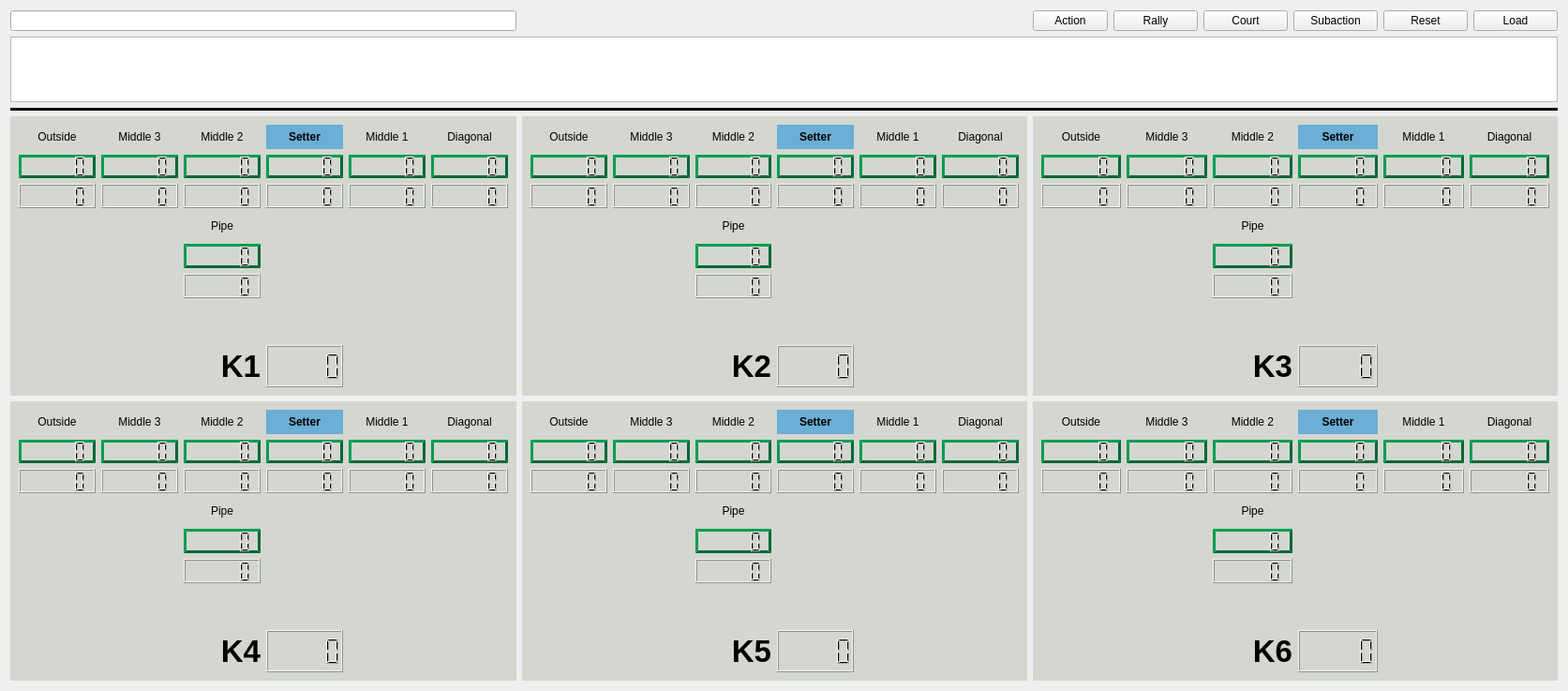
<?xml version="1.0" encoding="UTF-8"?>
<ui version="4.0">
 <class>Form</class>
 <widget class="QWidget" name="Form">
  <property name="geometry">
   <rect>
    <x>0</x>
    <y>0</y>
    <width>1673</width>
    <height>737</height>
   </rect>
  </property>
  <property name="windowTitle">
   <string>Distribution Analysis</string>
  </property>
  <layout class="QGridLayout" name="gridLayout" rowstretch="1,1,1,5,5" columnstretch="6,6,0,1,1,1,1,1">
   <item row="0" column="0">
    <widget class="QLineEdit" name="lineEdit"/>
   </item>
   <item row="0" column="3">
    <widget class="QPushButton" name="rally_button">
     <property name="text">
      <string>Rally</string>
     </property>
    </widget>
   </item>
   <item row="0" column="5">
    <widget class="QPushButton" name="subaction_filter_button">
     <property name="text">
      <string>Subaction</string>
     </property>
    </widget>
   </item>
   <item row="1" column="0" colspan="8">
    <widget class="QTableWidget" name="filter_table"/>
   </item>
   <item row="0" column="2">
    <widget class="QPushButton" name="action_filter_button">
     <property name="text">
      <string>Action</string>
     </property>
    </widget>
   </item>
   <item row="0" column="6">
    <widget class="QPushButton" name="reset_button">
     <property name="text">
      <string>Reset</string>
     </property>
    </widget>
   </item>
   <item row="0" column="7">
    <widget class="QPushButton" name="load_button">
     <property name="text">
      <string>Load</string>
     </property>
    </widget>
   </item>
   <item row="0" column="4">
    <widget class="QPushButton" name="court_filter_button">
     <property name="text">
      <string>Court</string>
     </property>
    </widget>
   </item>
   <item row="2" column="0" colspan="8">
    <widget class="Line" name="line">
     <property name="frameShadow">
      <enum>QFrame::Plain</enum>
     </property>
     <property name="lineWidth">
      <number>10</number>
     </property>
     <property name="midLineWidth">
      <number>0</number>
     </property>
     <property name="orientation">
      <enum>Qt::Horizontal</enum>
     </property>
    </widget>
   </item>
   <item row="3" column="0">
    <widget class="QWidget" name="widget_1" native="true">
     <property name="styleSheet">
      <string notr="true">background-color: rgb(211, 215, 207);</string>
     </property>
     <layout class="QGridLayout" name="gridLayout_2" rowstretch="2,2,1,1" columnstretch="0,0,0,0,0,0">
      <item row="0" column="4">
       <layout class="QGridLayout" name="gridLayout_5">
        <item row="2" column="0">
         <widget class="QLCDNumber" name="Middle1_Total"/>
        </item>
        <item row="0" column="0">
         <widget class="QLabel" name="Middle1_label">
          <property name="text">
           <string>Middle 1</string>
          </property>
          <property name="alignment">
           <set>Qt::AlignCenter</set>
          </property>
         </widget>
        </item>
        <item row="1" column="0">
         <widget class="QLCDNumber" name="Middle1_Kills">
          <property name="styleSheet">
           <string notr="true">border-color: rgb(0,104,55);
border-style: outset;
border-width: 3px;</string>
          </property>
         </widget>
        </item>
       </layout>
      </item>
      <item row="0" column="2">
       <layout class="QGridLayout" name="gridLayout_6">
        <item row="0" column="0">
         <widget class="QLabel" name="Middle2_label">
          <property name="text">
           <string>Middle 2</string>
          </property>
          <property name="alignment">
           <set>Qt::AlignCenter</set>
          </property>
         </widget>
        </item>
        <item row="2" column="0">
         <widget class="QLCDNumber" name="Middle2_Total"/>
        </item>
        <item row="1" column="0">
         <widget class="QLCDNumber" name="Middle2_Kills">
          <property name="styleSheet">
           <string notr="true">border-color: rgb(0,104,55);
border-style: outset;
border-width: 3px;</string>
          </property>
         </widget>
        </item>
       </layout>
      </item>
      <item row="3" column="3">
       <widget class="QLCDNumber" name="Call_percentage"/>
      </item>
      <item row="0" column="1">
       <layout class="QGridLayout" name="gridLayout_7">
        <item row="2" column="0">
         <widget class="QLCDNumber" name="Middle3_Total"/>
        </item>
        <item row="0" column="0">
         <widget class="QLabel" name="Middle3_label">
          <property name="text">
           <string>Middle 3</string>
          </property>
          <property name="alignment">
           <set>Qt::AlignCenter</set>
          </property>
         </widget>
        </item>
        <item row="1" column="0">
         <widget class="QLCDNumber" name="Middle3_Kills">
          <property name="styleSheet">
           <string notr="true">border-color: rgb(0,104,55);
border-style: outset;
border-width: 3px;</string>
          </property>
         </widget>
        </item>
       </layout>
      </item>
      <item row="3" column="0" colspan="3">
       <widget class="QLabel" name="Call_label">
        <property name="font">
         <font>
          <pointsize>25</pointsize>
          <weight>75</weight>
          <bold>true</bold>
         </font>
        </property>
        <property name="text">
         <string>K1</string>
        </property>
        <property name="alignment">
         <set>Qt::AlignRight|Qt::AlignTrailing|Qt::AlignVCenter</set>
        </property>
       </widget>
      </item>
      <item row="0" column="3">
       <layout class="QGridLayout" name="gridLayout_8">
        <item row="0" column="0">
         <widget class="QLabel" name="Setter_label">
          <property name="font">
           <font>
            <weight>75</weight>
            <bold>true</bold>
           </font>
          </property>
          <property name="styleSheet">
           <string notr="true">background-color: rgb(107,174,214);</string>
          </property>
          <property name="text">
           <string>Setter</string>
          </property>
          <property name="alignment">
           <set>Qt::AlignCenter</set>
          </property>
         </widget>
        </item>
        <item row="2" column="0">
         <widget class="QLCDNumber" name="Setter_Total"/>
        </item>
        <item row="1" column="0">
         <widget class="QLCDNumber" name="Setter_Kills">
          <property name="styleSheet">
           <string notr="true">border-color: rgb(0,104,55);
border-style: outset;
border-width: 3px;</string>
          </property>
         </widget>
        </item>
       </layout>
      </item>
      <item row="0" column="5">
       <layout class="QGridLayout" name="gridLayout_3">
        <item row="1" column="0">
         <widget class="QLCDNumber" name="Dia_Kills">
          <property name="styleSheet">
           <string notr="true">border-color: rgb(0,104,55);
border-style: outset;
border-width: 3px;</string>
          </property>
         </widget>
        </item>
        <item row="0" column="0">
         <widget class="QLabel" name="Dia_label">
          <property name="text">
           <string>Diagonal</string>
          </property>
          <property name="alignment">
           <set>Qt::AlignCenter</set>
          </property>
         </widget>
        </item>
        <item row="2" column="0">
         <widget class="QLCDNumber" name="Dia_Total">
          <property name="styleSheet">
           <string notr="true"/>
          </property>
         </widget>
        </item>
       </layout>
      </item>
      <item row="0" column="0">
       <layout class="QGridLayout" name="gridLayout_4">
        <item row="1" column="0">
         <widget class="QLCDNumber" name="Outside_Kills">
          <property name="styleSheet">
           <string notr="true">border-color: rgb(0,104,55);
border-style: outset;
border-width: 3px;</string>
          </property>
         </widget>
        </item>
        <item row="0" column="0">
         <widget class="QLabel" name="Outside_label">
          <property name="text">
           <string>Outside</string>
          </property>
          <property name="alignment">
           <set>Qt::AlignCenter</set>
          </property>
         </widget>
        </item>
        <item row="2" column="0">
         <widget class="QLCDNumber" name="Outside_Total"/>
        </item>
       </layout>
      </item>
      <item row="2" column="2">
       <spacer name="verticalSpacer">
        <property name="orientation">
         <enum>Qt::Vertical</enum>
        </property>
        <property name="sizeHint" stdset="0">
         <size>
          <width>20</width>
          <height>40</height>
         </size>
        </property>
       </spacer>
      </item>
      <item row="1" column="2">
       <layout class="QGridLayout" name="gridLayout_9">
        <item row="1" column="0">
         <widget class="QLCDNumber" name="Pipe_Kills">
          <property name="styleSheet">
           <string notr="true">border-color: rgb(0,104,55);
border-style: outset;
border-width: 3px;</string>
          </property>
         </widget>
        </item>
        <item row="0" column="0">
         <widget class="QLabel" name="Pipe_label">
          <property name="text">
           <string>Pipe</string>
          </property>
          <property name="alignment">
           <set>Qt::AlignCenter</set>
          </property>
         </widget>
        </item>
        <item row="2" column="0">
         <widget class="QLCDNumber" name="Pipe_Total"/>
        </item>
       </layout>
      </item>
     </layout>
    </widget>
   </item>
   <item row="3" column="2" colspan="6">
    <widget class="QWidget" name="widget_3" native="true">
     <property name="styleSheet">
      <string notr="true">background-color: rgb(211, 215, 207);</string>
     </property>
     <layout class="QGridLayout" name="gridLayout_20" rowstretch="2,2,1,1" columnstretch="0,0,0,0,0,0">
      <item row="2" column="2">
       <spacer name="verticalSpacer_3">
        <property name="orientation">
         <enum>Qt::Vertical</enum>
        </property>
        <property name="sizeHint" stdset="0">
         <size>
          <width>20</width>
          <height>40</height>
         </size>
        </property>
       </spacer>
      </item>
      <item row="1" column="2">
       <layout class="QGridLayout" name="gridLayout_24">
        <item row="1" column="0">
         <widget class="QLCDNumber" name="Pipe_Kills_3">
          <property name="styleSheet">
           <string notr="true">border-color: rgb(0,104,55);
border-style: outset;
border-width: 3px;</string>
          </property>
         </widget>
        </item>
        <item row="0" column="0">
         <widget class="QLabel" name="Pipe_label_3">
          <property name="text">
           <string>Pipe</string>
          </property>
          <property name="alignment">
           <set>Qt::AlignCenter</set>
          </property>
         </widget>
        </item>
        <item row="2" column="0">
         <widget class="QLCDNumber" name="Pipe_Total_3"/>
        </item>
       </layout>
      </item>
      <item row="3" column="3">
       <widget class="QLCDNumber" name="Call_percentage_3"/>
      </item>
      <item row="0" column="2">
       <layout class="QGridLayout" name="gridLayout_28">
        <item row="0" column="0">
         <widget class="QLabel" name="Middle2_label_3">
          <property name="text">
           <string>Middle 2</string>
          </property>
          <property name="alignment">
           <set>Qt::AlignCenter</set>
          </property>
         </widget>
        </item>
        <item row="2" column="0">
         <widget class="QLCDNumber" name="Middle2_Total_3"/>
        </item>
        <item row="1" column="0">
         <widget class="QLCDNumber" name="Middle2_Kills_3">
          <property name="styleSheet">
           <string notr="true">border-color: rgb(0,104,55);
border-style: outset;
border-width: 3px;</string>
          </property>
         </widget>
        </item>
       </layout>
      </item>
      <item row="0" column="0">
       <layout class="QGridLayout" name="gridLayout_22">
        <item row="1" column="0">
         <widget class="QLCDNumber" name="Outside_Kills_3">
          <property name="styleSheet">
           <string notr="true">border-color: rgb(0,104,55);
border-style: outset;
border-width: 3px;</string>
          </property>
         </widget>
        </item>
        <item row="0" column="0">
         <widget class="QLabel" name="Outside_label_3">
          <property name="text">
           <string>Outside</string>
          </property>
          <property name="alignment">
           <set>Qt::AlignCenter</set>
          </property>
         </widget>
        </item>
        <item row="2" column="0">
         <widget class="QLCDNumber" name="Outside_Total_3"/>
        </item>
       </layout>
      </item>
      <item row="0" column="4">
       <layout class="QGridLayout" name="gridLayout_23">
        <item row="2" column="0">
         <widget class="QLCDNumber" name="Middle1_Total_3"/>
        </item>
        <item row="0" column="0">
         <widget class="QLabel" name="Middle1_label_3">
          <property name="text">
           <string>Middle 1</string>
          </property>
          <property name="alignment">
           <set>Qt::AlignCenter</set>
          </property>
         </widget>
        </item>
        <item row="1" column="0">
         <widget class="QLCDNumber" name="Middle1_Kills_3">
          <property name="styleSheet">
           <string notr="true">border-color: rgb(0,104,55);
border-style: outset;
border-width: 3px;</string>
          </property>
         </widget>
        </item>
       </layout>
      </item>
      <item row="0" column="1">
       <layout class="QGridLayout" name="gridLayout_25">
        <item row="2" column="0">
         <widget class="QLCDNumber" name="Middle3_Total_3"/>
        </item>
        <item row="0" column="0">
         <widget class="QLabel" name="Middle3_label_3">
          <property name="text">
           <string>Middle 3</string>
          </property>
          <property name="alignment">
           <set>Qt::AlignCenter</set>
          </property>
         </widget>
        </item>
        <item row="1" column="0">
         <widget class="QLCDNumber" name="Middle3_Kills_3">
          <property name="styleSheet">
           <string notr="true">border-color: rgb(0,104,55);
border-style: outset;
border-width: 3px;</string>
          </property>
         </widget>
        </item>
       </layout>
      </item>
      <item row="0" column="5">
       <layout class="QGridLayout" name="gridLayout_21">
        <item row="1" column="0">
         <widget class="QLCDNumber" name="Dia_Kills_3">
          <property name="styleSheet">
           <string notr="true">border-color: rgb(0,104,55);
border-style: outset;
border-width: 3px;</string>
          </property>
         </widget>
        </item>
        <item row="0" column="0">
         <widget class="QLabel" name="Dia_label_3">
          <property name="text">
           <string>Diagonal</string>
          </property>
          <property name="alignment">
           <set>Qt::AlignCenter</set>
          </property>
         </widget>
        </item>
        <item row="2" column="0">
         <widget class="QLCDNumber" name="Dia_Total_3">
          <property name="styleSheet">
           <string notr="true"/>
          </property>
         </widget>
        </item>
       </layout>
      </item>
      <item row="0" column="3">
       <layout class="QGridLayout" name="gridLayout_27">
        <item row="0" column="0">
         <widget class="QLabel" name="Setter_label_3">
          <property name="font">
           <font>
            <weight>75</weight>
            <bold>true</bold>
           </font>
          </property>
          <property name="styleSheet">
           <string notr="true">background-color: rgb(107,174,214);</string>
          </property>
          <property name="text">
           <string>Setter</string>
          </property>
          <property name="alignment">
           <set>Qt::AlignCenter</set>
          </property>
         </widget>
        </item>
        <item row="2" column="0">
         <widget class="QLCDNumber" name="Setter_Total_3"/>
        </item>
        <item row="1" column="0">
         <widget class="QLCDNumber" name="Setter_Kills_3">
          <property name="styleSheet">
           <string notr="true">border-color: rgb(0,104,55);
border-style: outset;
border-width: 3px;</string>
          </property>
         </widget>
        </item>
       </layout>
      </item>
      <item row="3" column="0" colspan="3">
       <widget class="QLabel" name="Call_label_3">
        <property name="font">
         <font>
          <pointsize>25</pointsize>
          <weight>75</weight>
          <bold>true</bold>
         </font>
        </property>
        <property name="text">
         <string>K3</string>
        </property>
        <property name="alignment">
         <set>Qt::AlignRight|Qt::AlignTrailing|Qt::AlignVCenter</set>
        </property>
       </widget>
      </item>
     </layout>
    </widget>
   </item>
   <item row="3" column="1">
    <widget class="QWidget" name="widget_2" native="true">
     <property name="styleSheet">
      <string notr="true">background-color: rgb(211, 215, 207);</string>
     </property>
     <layout class="QGridLayout" name="gridLayout_11" rowstretch="2,2,1,1" columnstretch="0,0,0,0,0,0">
      <item row="0" column="4">
       <layout class="QGridLayout" name="gridLayout_14">
        <item row="2" column="0">
         <widget class="QLCDNumber" name="Middle1_Total_2"/>
        </item>
        <item row="0" column="0">
         <widget class="QLabel" name="Middle1_label_2">
          <property name="text">
           <string>Middle 1</string>
          </property>
          <property name="alignment">
           <set>Qt::AlignCenter</set>
          </property>
         </widget>
        </item>
        <item row="1" column="0">
         <widget class="QLCDNumber" name="Middle1_Kills_2">
          <property name="styleSheet">
           <string notr="true">border-color: rgb(0,104,55);
border-style: outset;
border-width: 3px;</string>
          </property>
         </widget>
        </item>
       </layout>
      </item>
      <item row="2" column="2">
       <spacer name="verticalSpacer_2">
        <property name="orientation">
         <enum>Qt::Vertical</enum>
        </property>
        <property name="sizeHint" stdset="0">
         <size>
          <width>20</width>
          <height>40</height>
         </size>
        </property>
       </spacer>
      </item>
      <item row="3" column="3">
       <widget class="QLCDNumber" name="Call_percentage_2"/>
      </item>
      <item row="0" column="5">
       <layout class="QGridLayout" name="gridLayout_12">
        <item row="1" column="0">
         <widget class="QLCDNumber" name="Dia_Kills_2">
          <property name="styleSheet">
           <string notr="true">border-color: rgb(0,104,55);
border-style: outset;
border-width: 3px;</string>
          </property>
         </widget>
        </item>
        <item row="0" column="0">
         <widget class="QLabel" name="Dia_label_2">
          <property name="text">
           <string>Diagonal</string>
          </property>
          <property name="alignment">
           <set>Qt::AlignCenter</set>
          </property>
         </widget>
        </item>
        <item row="2" column="0">
         <widget class="QLCDNumber" name="Dia_Total_2">
          <property name="styleSheet">
           <string notr="true"/>
          </property>
         </widget>
        </item>
       </layout>
      </item>
      <item row="0" column="2">
       <layout class="QGridLayout" name="gridLayout_19">
        <item row="0" column="0">
         <widget class="QLabel" name="Middle2_label_2">
          <property name="text">
           <string>Middle 2</string>
          </property>
          <property name="alignment">
           <set>Qt::AlignCenter</set>
          </property>
         </widget>
        </item>
        <item row="2" column="0">
         <widget class="QLCDNumber" name="Middle2_Total_2"/>
        </item>
        <item row="1" column="0">
         <widget class="QLCDNumber" name="Middle2_Kills_2">
          <property name="styleSheet">
           <string notr="true">border-color: rgb(0,104,55);
border-style: outset;
border-width: 3px;</string>
          </property>
         </widget>
        </item>
       </layout>
      </item>
      <item row="0" column="0">
       <layout class="QGridLayout" name="gridLayout_13">
        <item row="1" column="0">
         <widget class="QLCDNumber" name="Outside_Kills_2">
          <property name="styleSheet">
           <string notr="true">border-color: rgb(0,104,55);
border-style: outset;
border-width: 3px;</string>
          </property>
         </widget>
        </item>
        <item row="0" column="0">
         <widget class="QLabel" name="Outside_label_2">
          <property name="text">
           <string>Outside</string>
          </property>
          <property name="alignment">
           <set>Qt::AlignCenter</set>
          </property>
         </widget>
        </item>
        <item row="2" column="0">
         <widget class="QLCDNumber" name="Outside_Total_2"/>
        </item>
       </layout>
      </item>
      <item row="0" column="1">
       <layout class="QGridLayout" name="gridLayout_16">
        <item row="2" column="0">
         <widget class="QLCDNumber" name="Middle3_Total_2"/>
        </item>
        <item row="0" column="0">
         <widget class="QLabel" name="Middle3_label_2">
          <property name="text">
           <string>Middle 3</string>
          </property>
          <property name="alignment">
           <set>Qt::AlignCenter</set>
          </property>
         </widget>
        </item>
        <item row="1" column="0">
         <widget class="QLCDNumber" name="Middle3_Kills_2">
          <property name="styleSheet">
           <string notr="true">border-color: rgb(0,104,55);
border-style: outset;
border-width: 3px;</string>
          </property>
         </widget>
        </item>
       </layout>
      </item>
      <item row="1" column="2">
       <layout class="QGridLayout" name="gridLayout_15">
        <item row="1" column="0">
         <widget class="QLCDNumber" name="Pipe_Kills_2">
          <property name="styleSheet">
           <string notr="true">border-color: rgb(0,104,55);
border-style: outset;
border-width: 3px;</string>
          </property>
         </widget>
        </item>
        <item row="0" column="0">
         <widget class="QLabel" name="Pipe_label_2">
          <property name="text">
           <string>Pipe</string>
          </property>
          <property name="alignment">
           <set>Qt::AlignCenter</set>
          </property>
         </widget>
        </item>
        <item row="2" column="0">
         <widget class="QLCDNumber" name="Pipe_Total_2"/>
        </item>
       </layout>
      </item>
      <item row="0" column="3">
       <layout class="QGridLayout" name="gridLayout_18">
        <item row="0" column="0">
         <widget class="QLabel" name="Setter_label_2">
          <property name="font">
           <font>
            <weight>75</weight>
            <bold>true</bold>
           </font>
          </property>
          <property name="styleSheet">
           <string notr="true">background-color: rgb(107,174,214);</string>
          </property>
          <property name="text">
           <string>Setter</string>
          </property>
          <property name="alignment">
           <set>Qt::AlignCenter</set>
          </property>
         </widget>
        </item>
        <item row="2" column="0">
         <widget class="QLCDNumber" name="Setter_Total_2"/>
        </item>
        <item row="1" column="0">
         <widget class="QLCDNumber" name="Setter_Kills_2">
          <property name="styleSheet">
           <string notr="true">border-color: rgb(0,104,55);
border-style: outset;
border-width: 3px;</string>
          </property>
         </widget>
        </item>
       </layout>
      </item>
      <item row="3" column="0" colspan="3">
       <widget class="QLabel" name="Call_label_2">
        <property name="font">
         <font>
          <pointsize>25</pointsize>
          <weight>75</weight>
          <bold>true</bold>
         </font>
        </property>
        <property name="text">
         <string>K2</string>
        </property>
        <property name="alignment">
         <set>Qt::AlignRight|Qt::AlignTrailing|Qt::AlignVCenter</set>
        </property>
       </widget>
      </item>
     </layout>
    </widget>
   </item>
   <item row="4" column="0">
    <widget class="QWidget" name="widget_4" native="true">
     <property name="styleSheet">
      <string notr="true">background-color: rgb(211, 215, 207);</string>
     </property>
     <layout class="QGridLayout" name="gridLayout_29" rowstretch="2,2,1,1" columnstretch="0,0,0,0,0,0">
      <item row="0" column="0">
       <layout class="QGridLayout" name="gridLayout_31">
        <item row="1" column="0">
         <widget class="QLCDNumber" name="Outside_Kills_4">
          <property name="styleSheet">
           <string notr="true">border-color: rgb(0,104,55);
border-style: outset;
border-width: 3px;</string>
          </property>
         </widget>
        </item>
        <item row="0" column="0">
         <widget class="QLabel" name="Outside_label_4">
          <property name="text">
           <string>Outside</string>
          </property>
          <property name="alignment">
           <set>Qt::AlignCenter</set>
          </property>
         </widget>
        </item>
        <item row="2" column="0">
         <widget class="QLCDNumber" name="Outside_Total_4"/>
        </item>
       </layout>
      </item>
      <item row="0" column="3">
       <layout class="QGridLayout" name="gridLayout_36">
        <item row="0" column="0">
         <widget class="QLabel" name="Setter_label_4">
          <property name="font">
           <font>
            <weight>75</weight>
            <bold>true</bold>
           </font>
          </property>
          <property name="styleSheet">
           <string notr="true">background-color: rgb(107,174,214);</string>
          </property>
          <property name="text">
           <string>Setter</string>
          </property>
          <property name="alignment">
           <set>Qt::AlignCenter</set>
          </property>
         </widget>
        </item>
        <item row="2" column="0">
         <widget class="QLCDNumber" name="Setter_Total_4"/>
        </item>
        <item row="1" column="0">
         <widget class="QLCDNumber" name="Setter_Kills_4">
          <property name="styleSheet">
           <string notr="true">border-color: rgb(0,104,55);
border-style: outset;
border-width: 3px;</string>
          </property>
         </widget>
        </item>
       </layout>
      </item>
      <item row="3" column="3">
       <widget class="QLCDNumber" name="Call_percentage_4"/>
      </item>
      <item row="2" column="2">
       <spacer name="verticalSpacer_4">
        <property name="orientation">
         <enum>Qt::Vertical</enum>
        </property>
        <property name="sizeHint" stdset="0">
         <size>
          <width>20</width>
          <height>40</height>
         </size>
        </property>
       </spacer>
      </item>
      <item row="1" column="2">
       <layout class="QGridLayout" name="gridLayout_33">
        <item row="1" column="0">
         <widget class="QLCDNumber" name="Pipe_Kills_4">
          <property name="styleSheet">
           <string notr="true">border-color: rgb(0,104,55);
border-style: outset;
border-width: 3px;</string>
          </property>
         </widget>
        </item>
        <item row="0" column="0">
         <widget class="QLabel" name="Pipe_label_4">
          <property name="text">
           <string>Pipe</string>
          </property>
          <property name="alignment">
           <set>Qt::AlignCenter</set>
          </property>
         </widget>
        </item>
        <item row="2" column="0">
         <widget class="QLCDNumber" name="Pipe_Total_4"/>
        </item>
       </layout>
      </item>
      <item row="0" column="1">
       <layout class="QGridLayout" name="gridLayout_34">
        <item row="2" column="0">
         <widget class="QLCDNumber" name="Middle3_Total_4"/>
        </item>
        <item row="0" column="0">
         <widget class="QLabel" name="Middle3_label_4">
          <property name="text">
           <string>Middle 3</string>
          </property>
          <property name="alignment">
           <set>Qt::AlignCenter</set>
          </property>
         </widget>
        </item>
        <item row="1" column="0">
         <widget class="QLCDNumber" name="Middle3_Kills_4">
          <property name="styleSheet">
           <string notr="true">border-color: rgb(0,104,55);
border-style: outset;
border-width: 3px;</string>
          </property>
         </widget>
        </item>
       </layout>
      </item>
      <item row="0" column="2">
       <layout class="QGridLayout" name="gridLayout_37">
        <item row="0" column="0">
         <widget class="QLabel" name="Middle2_label_4">
          <property name="text">
           <string>Middle 2</string>
          </property>
          <property name="alignment">
           <set>Qt::AlignCenter</set>
          </property>
         </widget>
        </item>
        <item row="2" column="0">
         <widget class="QLCDNumber" name="Middle2_Total_4"/>
        </item>
        <item row="1" column="0">
         <widget class="QLCDNumber" name="Middle2_Kills_4">
          <property name="styleSheet">
           <string notr="true">border-color: rgb(0,104,55);
border-style: outset;
border-width: 3px;</string>
          </property>
         </widget>
        </item>
       </layout>
      </item>
      <item row="0" column="4">
       <layout class="QGridLayout" name="gridLayout_32">
        <item row="2" column="0">
         <widget class="QLCDNumber" name="Middle1_Total_4"/>
        </item>
        <item row="0" column="0">
         <widget class="QLabel" name="Middle1_label_4">
          <property name="text">
           <string>Middle 1</string>
          </property>
          <property name="alignment">
           <set>Qt::AlignCenter</set>
          </property>
         </widget>
        </item>
        <item row="1" column="0">
         <widget class="QLCDNumber" name="Middle1_Kills_4">
          <property name="styleSheet">
           <string notr="true">border-color: rgb(0,104,55);
border-style: outset;
border-width: 3px;</string>
          </property>
         </widget>
        </item>
       </layout>
      </item>
      <item row="0" column="5">
       <layout class="QGridLayout" name="gridLayout_30">
        <item row="1" column="0">
         <widget class="QLCDNumber" name="Dia_Kills_4">
          <property name="styleSheet">
           <string notr="true">border-color: rgb(0,104,55);
border-style: outset;
border-width: 3px;</string>
          </property>
         </widget>
        </item>
        <item row="0" column="0">
         <widget class="QLabel" name="Dia_label_4">
          <property name="text">
           <string>Diagonal</string>
          </property>
          <property name="alignment">
           <set>Qt::AlignCenter</set>
          </property>
         </widget>
        </item>
        <item row="2" column="0">
         <widget class="QLCDNumber" name="Dia_Total_4">
          <property name="styleSheet">
           <string notr="true"/>
          </property>
         </widget>
        </item>
       </layout>
      </item>
      <item row="3" column="0" colspan="3">
       <widget class="QLabel" name="Call_label_4">
        <property name="font">
         <font>
          <pointsize>25</pointsize>
          <weight>75</weight>
          <bold>true</bold>
         </font>
        </property>
        <property name="text">
         <string>K4</string>
        </property>
        <property name="alignment">
         <set>Qt::AlignRight|Qt::AlignTrailing|Qt::AlignVCenter</set>
        </property>
       </widget>
      </item>
     </layout>
    </widget>
   </item>
   <item row="4" column="1">
    <widget class="QWidget" name="widget_5" native="true">
     <property name="styleSheet">
      <string notr="true">background-color: rgb(211, 215, 207);</string>
     </property>
     <layout class="QGridLayout" name="gridLayout_38" rowstretch="2,2,1,1" columnstretch="0,0,0,0,0,0">
      <item row="0" column="3">
       <layout class="QGridLayout" name="gridLayout_45">
        <item row="0" column="0">
         <widget class="QLabel" name="Setter_label_5">
          <property name="font">
           <font>
            <weight>75</weight>
            <bold>true</bold>
           </font>
          </property>
          <property name="styleSheet">
           <string notr="true">background-color: rgb(107,174,214);</string>
          </property>
          <property name="text">
           <string>Setter</string>
          </property>
          <property name="alignment">
           <set>Qt::AlignCenter</set>
          </property>
         </widget>
        </item>
        <item row="2" column="0">
         <widget class="QLCDNumber" name="Setter_Total_5"/>
        </item>
        <item row="1" column="0">
         <widget class="QLCDNumber" name="Setter_Kills_5">
          <property name="styleSheet">
           <string notr="true">border-color: rgb(0,104,55);
border-style: outset;
border-width: 3px;</string>
          </property>
         </widget>
        </item>
       </layout>
      </item>
      <item row="3" column="3">
       <widget class="QLCDNumber" name="Call_percentage_5"/>
      </item>
      <item row="0" column="0">
       <layout class="QGridLayout" name="gridLayout_40">
        <item row="1" column="0">
         <widget class="QLCDNumber" name="Outside_Kills_5">
          <property name="styleSheet">
           <string notr="true">border-color: rgb(0,104,55);
border-style: outset;
border-width: 3px;</string>
          </property>
         </widget>
        </item>
        <item row="0" column="0">
         <widget class="QLabel" name="Outside_label_5">
          <property name="text">
           <string>Outside</string>
          </property>
          <property name="alignment">
           <set>Qt::AlignCenter</set>
          </property>
         </widget>
        </item>
        <item row="2" column="0">
         <widget class="QLCDNumber" name="Outside_Total_5"/>
        </item>
       </layout>
      </item>
      <item row="0" column="4">
       <layout class="QGridLayout" name="gridLayout_41">
        <item row="2" column="0">
         <widget class="QLCDNumber" name="Middle1_Total_5"/>
        </item>
        <item row="0" column="0">
         <widget class="QLabel" name="Middle1_label_5">
          <property name="text">
           <string>Middle 1</string>
          </property>
          <property name="alignment">
           <set>Qt::AlignCenter</set>
          </property>
         </widget>
        </item>
        <item row="1" column="0">
         <widget class="QLCDNumber" name="Middle1_Kills_5">
          <property name="styleSheet">
           <string notr="true">border-color: rgb(0,104,55);
border-style: outset;
border-width: 3px;</string>
          </property>
         </widget>
        </item>
       </layout>
      </item>
      <item row="0" column="5">
       <layout class="QGridLayout" name="gridLayout_39">
        <item row="1" column="0">
         <widget class="QLCDNumber" name="Dia_Kills_5">
          <property name="styleSheet">
           <string notr="true">border-color: rgb(0,104,55);
border-style: outset;
border-width: 3px;</string>
          </property>
         </widget>
        </item>
        <item row="0" column="0">
         <widget class="QLabel" name="Dia_label_5">
          <property name="text">
           <string>Diagonal</string>
          </property>
          <property name="alignment">
           <set>Qt::AlignCenter</set>
          </property>
         </widget>
        </item>
        <item row="2" column="0">
         <widget class="QLCDNumber" name="Dia_Total_5">
          <property name="styleSheet">
           <string notr="true"/>
          </property>
         </widget>
        </item>
       </layout>
      </item>
      <item row="2" column="2">
       <spacer name="verticalSpacer_5">
        <property name="orientation">
         <enum>Qt::Vertical</enum>
        </property>
        <property name="sizeHint" stdset="0">
         <size>
          <width>20</width>
          <height>40</height>
         </size>
        </property>
       </spacer>
      </item>
      <item row="0" column="2">
       <layout class="QGridLayout" name="gridLayout_46">
        <item row="0" column="0">
         <widget class="QLabel" name="Middle2_label_5">
          <property name="text">
           <string>Middle 2</string>
          </property>
          <property name="alignment">
           <set>Qt::AlignCenter</set>
          </property>
         </widget>
        </item>
        <item row="2" column="0">
         <widget class="QLCDNumber" name="Middle2_Total_5"/>
        </item>
        <item row="1" column="0">
         <widget class="QLCDNumber" name="Middle2_Kills_5">
          <property name="styleSheet">
           <string notr="true">border-color: rgb(0,104,55);
border-style: outset;
border-width: 3px;</string>
          </property>
         </widget>
        </item>
       </layout>
      </item>
      <item row="0" column="1">
       <layout class="QGridLayout" name="gridLayout_43">
        <item row="2" column="0">
         <widget class="QLCDNumber" name="Middle3_Total_5"/>
        </item>
        <item row="0" column="0">
         <widget class="QLabel" name="Middle3_label_5">
          <property name="text">
           <string>Middle 3</string>
          </property>
          <property name="alignment">
           <set>Qt::AlignCenter</set>
          </property>
         </widget>
        </item>
        <item row="1" column="0">
         <widget class="QLCDNumber" name="Middle3_Kills_5">
          <property name="styleSheet">
           <string notr="true">border-color: rgb(0,104,55);
border-style: outset;
border-width: 3px;</string>
          </property>
         </widget>
        </item>
       </layout>
      </item>
      <item row="1" column="2">
       <layout class="QGridLayout" name="gridLayout_42">
        <item row="1" column="0">
         <widget class="QLCDNumber" name="Pipe_Kills_5">
          <property name="styleSheet">
           <string notr="true">border-color: rgb(0,104,55);
border-style: outset;
border-width: 3px;</string>
          </property>
         </widget>
        </item>
        <item row="0" column="0">
         <widget class="QLabel" name="Pipe_label_5">
          <property name="text">
           <string>Pipe</string>
          </property>
          <property name="alignment">
           <set>Qt::AlignCenter</set>
          </property>
         </widget>
        </item>
        <item row="2" column="0">
         <widget class="QLCDNumber" name="Pipe_Total_5"/>
        </item>
       </layout>
      </item>
      <item row="3" column="0" colspan="3">
       <widget class="QLabel" name="Call_label_5">
        <property name="font">
         <font>
          <pointsize>25</pointsize>
          <weight>75</weight>
          <bold>true</bold>
         </font>
        </property>
        <property name="text">
         <string>K5</string>
        </property>
        <property name="alignment">
         <set>Qt::AlignRight|Qt::AlignTrailing|Qt::AlignVCenter</set>
        </property>
       </widget>
      </item>
     </layout>
    </widget>
   </item>
   <item row="4" column="2" colspan="6">
    <widget class="QWidget" name="widget_6" native="true">
     <property name="styleSheet">
      <string notr="true">background-color: rgb(211, 215, 207);</string>
     </property>
     <layout class="QGridLayout" name="gridLayout_47" rowstretch="2,2,1,1" columnstretch="0,0,0,0,0,0">
      <item row="0" column="0">
       <layout class="QGridLayout" name="gridLayout_49">
        <item row="1" column="0">
         <widget class="QLCDNumber" name="Outside_Kills_6">
          <property name="styleSheet">
           <string notr="true">border-color: rgb(0,104,55);
border-style: outset;
border-width: 3px;</string>
          </property>
         </widget>
        </item>
        <item row="0" column="0">
         <widget class="QLabel" name="Outside_label_6">
          <property name="text">
           <string>Outside</string>
          </property>
          <property name="alignment">
           <set>Qt::AlignCenter</set>
          </property>
         </widget>
        </item>
        <item row="2" column="0">
         <widget class="QLCDNumber" name="Outside_Total_6"/>
        </item>
       </layout>
      </item>
      <item row="0" column="1">
       <layout class="QGridLayout" name="gridLayout_52">
        <item row="2" column="0">
         <widget class="QLCDNumber" name="Middle3_Total_6"/>
        </item>
        <item row="0" column="0">
         <widget class="QLabel" name="Middle3_label_6">
          <property name="text">
           <string>Middle 3</string>
          </property>
          <property name="alignment">
           <set>Qt::AlignCenter</set>
          </property>
         </widget>
        </item>
        <item row="1" column="0">
         <widget class="QLCDNumber" name="Middle3_Kills_6">
          <property name="styleSheet">
           <string notr="true">border-color: rgb(0,104,55);
border-style: outset;
border-width: 3px;</string>
          </property>
         </widget>
        </item>
       </layout>
      </item>
      <item row="3" column="3">
       <widget class="QLCDNumber" name="Call_percentage_6"/>
      </item>
      <item row="2" column="2">
       <spacer name="verticalSpacer_6">
        <property name="orientation">
         <enum>Qt::Vertical</enum>
        </property>
        <property name="sizeHint" stdset="0">
         <size>
          <width>20</width>
          <height>40</height>
         </size>
        </property>
       </spacer>
      </item>
      <item row="0" column="4">
       <layout class="QGridLayout" name="gridLayout_50">
        <item row="2" column="0">
         <widget class="QLCDNumber" name="Middle1_Total_6"/>
        </item>
        <item row="0" column="0">
         <widget class="QLabel" name="Middle1_label_6">
          <property name="text">
           <string>Middle 1</string>
          </property>
          <property name="alignment">
           <set>Qt::AlignCenter</set>
          </property>
         </widget>
        </item>
        <item row="1" column="0">
         <widget class="QLCDNumber" name="Middle1_Kills_6">
          <property name="styleSheet">
           <string notr="true">border-color: rgb(0,104,55);
border-style: outset;
border-width: 3px;</string>
          </property>
         </widget>
        </item>
       </layout>
      </item>
      <item row="0" column="3">
       <layout class="QGridLayout" name="gridLayout_54">
        <item row="0" column="0">
         <widget class="QLabel" name="Setter_label_6">
          <property name="font">
           <font>
            <weight>75</weight>
            <bold>true</bold>
           </font>
          </property>
          <property name="styleSheet">
           <string notr="true">background-color: rgb(107,174,214);</string>
          </property>
          <property name="text">
           <string>Setter</string>
          </property>
          <property name="alignment">
           <set>Qt::AlignCenter</set>
          </property>
         </widget>
        </item>
        <item row="2" column="0">
         <widget class="QLCDNumber" name="Setter_Total_6"/>
        </item>
        <item row="1" column="0">
         <widget class="QLCDNumber" name="Setter_Kills_6">
          <property name="styleSheet">
           <string notr="true">border-color: rgb(0,104,55);
border-style: outset;
border-width: 3px;</string>
          </property>
         </widget>
        </item>
       </layout>
      </item>
      <item row="0" column="2">
       <layout class="QGridLayout" name="gridLayout_55">
        <item row="0" column="0">
         <widget class="QLabel" name="Middle2_label_6">
          <property name="text">
           <string>Middle 2</string>
          </property>
          <property name="alignment">
           <set>Qt::AlignCenter</set>
          </property>
         </widget>
        </item>
        <item row="2" column="0">
         <widget class="QLCDNumber" name="Middle2_Total_6"/>
        </item>
        <item row="1" column="0">
         <widget class="QLCDNumber" name="Middle2_Kills_6">
          <property name="styleSheet">
           <string notr="true">border-color: rgb(0,104,55);
border-style: outset;
border-width: 3px;</string>
          </property>
         </widget>
        </item>
       </layout>
      </item>
      <item row="0" column="5">
       <layout class="QGridLayout" name="gridLayout_48">
        <item row="1" column="0">
         <widget class="QLCDNumber" name="Dia_Kills_6">
          <property name="styleSheet">
           <string notr="true">border-color: rgb(0,104,55);
border-style: outset;
border-width: 3px;</string>
          </property>
         </widget>
        </item>
        <item row="0" column="0">
         <widget class="QLabel" name="Dia_label_6">
          <property name="text">
           <string>Diagonal</string>
          </property>
          <property name="alignment">
           <set>Qt::AlignCenter</set>
          </property>
         </widget>
        </item>
        <item row="2" column="0">
         <widget class="QLCDNumber" name="Dia_Total_6">
          <property name="styleSheet">
           <string notr="true"/>
          </property>
         </widget>
        </item>
       </layout>
      </item>
      <item row="1" column="2">
       <layout class="QGridLayout" name="gridLayout_51">
        <item row="1" column="0">
         <widget class="QLCDNumber" name="Pipe_Kills_6">
          <property name="styleSheet">
           <string notr="true">border-color: rgb(0,104,55);
border-style: outset;
border-width: 3px;</string>
          </property>
         </widget>
        </item>
        <item row="0" column="0">
         <widget class="QLabel" name="Pipe_label_6">
          <property name="text">
           <string>Pipe</string>
          </property>
          <property name="alignment">
           <set>Qt::AlignCenter</set>
          </property>
         </widget>
        </item>
        <item row="2" column="0">
         <widget class="QLCDNumber" name="Pipe_Total_6"/>
        </item>
       </layout>
      </item>
      <item row="3" column="0" colspan="3">
       <widget class="QLabel" name="Call_label_6">
        <property name="font">
         <font>
          <pointsize>25</pointsize>
          <weight>75</weight>
          <bold>true</bold>
         </font>
        </property>
        <property name="text">
         <string>K6</string>
        </property>
        <property name="alignment">
         <set>Qt::AlignRight|Qt::AlignTrailing|Qt::AlignVCenter</set>
        </property>
       </widget>
      </item>
     </layout>
    </widget>
   </item>
  </layout>
 </widget>
 <resources/>
 <connections/>
</ui>
